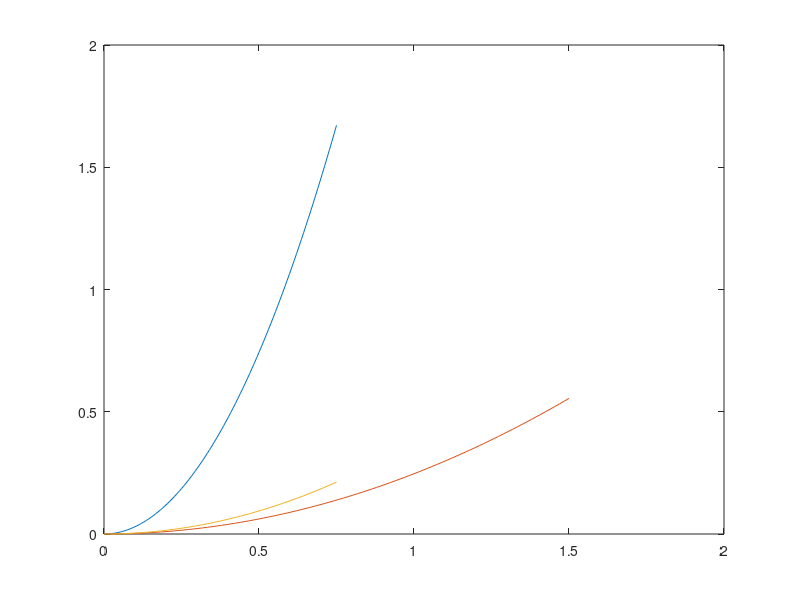

The MATLAB script that drew this image:
%% Drag Coefficients
clear all;close all;clc;

p = 1000;
rw = linspace(0,1.5,100);
pw = linspace(0,0.75,100);
yw = linspace(0,0.75,100);

%% Roll Torque
%1: tube, frame, vertduct, camera
%2: frame, tube
%3: duct

w_roll1 = 0.253;
w_roll2 = 0.229;
w_roll3 = 0.184;

r_roll1 = 0.044;
r_roll2 = 0.057;
r_roll3 = 0.125;

Cd_roll1 = 1.0;
Cd_roll2 = 1.0;
Cd_roll3 = 1.0;

Tr_coeff = 4*0.5*p/3*(Cd_roll1*w_roll1*(r_roll1^3)+Cd_roll2*w_roll2*(r_roll2^3-r_roll1^3)+Cd_roll3*w_roll3*(r_roll3^3-r_roll2^3));
Tr = Tr_coeff.*(rw.^2);

%% Pitch Torque
%1: tube, frame
%2: duct, vert duct
%3: camera

l_pitch1 = 0.184;
l_pitch2 = 0.229;
l_pitch3 = 0.253;

w_pitch1 = 0.57;
w_pitch2 = 0.125;
w_pitch3 = 0.044;

Cd_pitch1 = 1.0;
Cd_pitch2 = 1.0;
Cd_pitch3 = 1.0;

Tp_coeff = 4*0.5*p/3*(Cd_pitch1*w_pitch1*(l_pitch1^3)+Cd_pitch2*w_pitch2*(l_pitch2^3-l_pitch1^3)+Cd_pitch3*w_pitch3*(l_pitch3^3-l_pitch2^3));
Tp = Tp_coeff.*(pw.^2);


%% Yaw Torque
%1: tube
%2: frame
%3: duct
%4: camera

l_yaw1 = 0.130;
l_yaw2 = 0.175;
l_yaw3 = 0.233;
l_yaw4 = 0.253;

h_yaw1 = 0.056;
h_yaw2 = 0.030;
h_yaw3 = 0.038;
h_yaw4 = 0.020;

Cd_yaw1 = 1.0;
Cd_yaw2 = 1.0;
Cd_yaw3 = 1.0;
Cd_yaw4 = 1.0;

Ty_coeff = 4*0.5*p/3*(Cd_yaw1*h_yaw1*(l_yaw1^3)+Cd_yaw2*h_yaw2*(l_yaw2^3-l_yaw1^3)+Cd_yaw3*h_yaw3*(l_yaw3^3-l_yaw2^3)+Cd_yaw4*h_yaw4*(l_yaw4^3-l_yaw3^3));
Ty = Ty_coeff.*(yw.^2);

%% Plotting
figure(1)
plot(pw,Tp,rw,Tr,yw,Ty);
